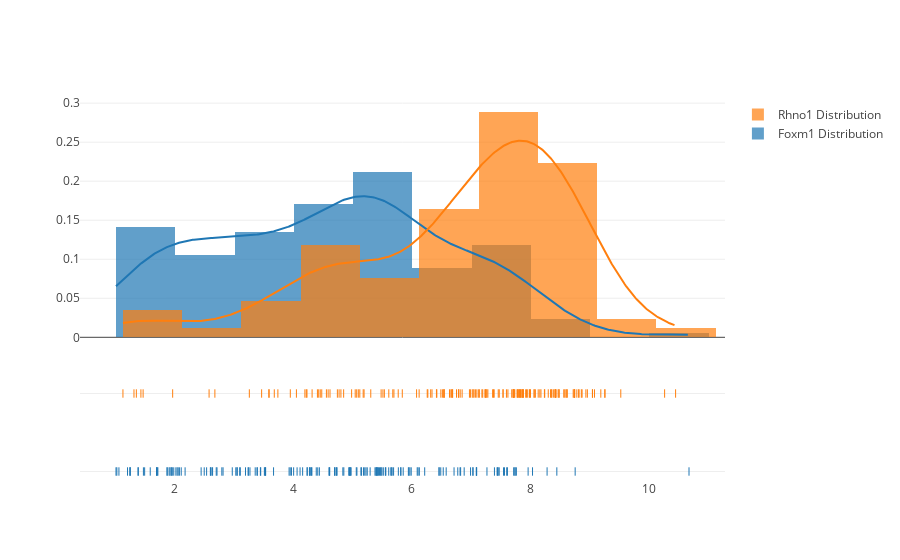

The notebook cell this image was saved under:
### Markdown cell above
## - Distribution plots in Plotly : show the distribution of  Foxm1 and Rhno1

### Code cell
data = [df_all['Foxm1'], df_all['Rhno1']]
group_labels = ['Foxm1 Distribution', 'Rhno1 Distribution']

fig = ff.create_distplot(data, group_labels)
iplot(fig)

### Figure 1 — Plotly figure (JSON) as saved in the notebook; plotly's stock layout.template omitted (floating-point values rounded to 4 significant figures; data arrays with more than 128 entries replaced by an {"elided": "..."} marker saying what was removed)
{"data": [{"autobinx": false, "histnorm": "probability density", "legendgroup": "Foxm1 Distribution", "marker": {"color": "rgb(31, 119, 180)"}, "name": "Foxm1 Distribution", "opacity": 0.7, "type": "histogram", "x": {"elided": "170 float values"}, "xaxis": "x1", "xbins": {"end": 10.68, "size": 1, "start": 1.007}, "yaxis": "y1"}, {"autobinx": false, "histnorm": "probability density", "legendgroup": "Rhno1 Distribution", "marker": {"color": "rgb(255, 127, 14)"}, "name": "Rhno1 Distribution", "opacity": 0.7, "type": "histogram", "x": {"elided": "170 float values"}, "xaxis": "x1", "xbins": {"end": 10.45, "size": 1, "start": 1.124}, "yaxis": "y1"}, {"legendgroup": "Foxm1 Distribution", "marker": {"color": "rgb(31, 119, 180)"}, "mode": "lines", "name": "Foxm1 Distribution", "showlegend": false, "type": "scatter", "x": {"elided": "500 float values"}, "xaxis": "x1", "y": {"elided": "500 float values"}, "yaxis": "y1"}, {"legendgroup": "Rhno1 Distribution", "marker": {"color": "rgb(255, 127, 14)"}, "mode": "lines", "name": "Rhno1 Distribution", "showlegend": false, "type": "scatter", "x": {"elided": "500 float values"}, "xaxis": "x1", "y": {"elided": "500 float values"}, "yaxis": "y1"}, {"legendgroup": "Foxm1 Distribution", "marker": {"color": "rgb(31, 119, 180)", "symbol": "line-ns-open"}, "mode": "markers", "name": "Foxm1 Distribution", "showlegend": false, "text": null, "type": "scatter", "x": {"elided": "170 float values"}, "xaxis": "x1", "y": {"elided": "170 str values"}, "yaxis": "y2"}, {"legendgroup": "Rhno1 Distribution", "marker": {"color": "rgb(255, 127, 14)", "symbol": "line-ns-open"}, "mode": "markers", "name": "Rhno1 Distribution", "showlegend": false, "text": null, "type": "scatter", "x": {"elided": "170 float values"}, "xaxis": "x1", "y": {"elided": "170 str values"}, "yaxis": "y2"}], "layout": {"barmode": "overlay", "hovermode": "closest", "legend": {"traceorder": "reversed"}, "xaxis1": {"anchor": "y2", "domain": [0, 1], "zeroline": false}, "yaxis1": {"anchor": "free", "domain": [0.35, 1], "position": 0}, "yaxis2": {"anchor": "x1", "domain": [0, 0.25], "dtick": 1, "showticklabels": false}}}
